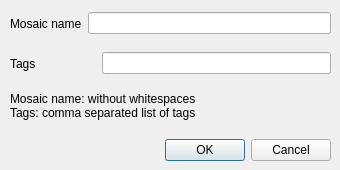
<?xml version="1.0" encoding="UTF-8"?>
<ui version="4.0">
 <class>createCatalogDialogBox</class>
 <widget class="QDialog" name="createCatalogDialogBox">
  <property name="geometry">
   <rect>
    <x>0</x>
    <y>0</y>
    <width>340</width>
    <height>170</height>
   </rect>
  </property>
  <property name="sizePolicy">
   <sizepolicy hsizetype="Fixed" vsizetype="Fixed">
    <horstretch>0</horstretch>
    <verstretch>0</verstretch>
   </sizepolicy>
  </property>
  <property name="minimumSize">
   <size>
    <width>340</width>
    <height>170</height>
   </size>
  </property>
  <property name="maximumSize">
   <size>
    <width>340</width>
    <height>170</height>
   </size>
  </property>
  <property name="windowTitle">
   <string>Create new mosaic</string>
  </property>
  <widget class="QDialogButtonBox" name="createCatalogDialogbuttonBox">
   <property name="geometry">
    <rect>
     <x>150</x>
     <y>130</y>
     <width>181</width>
     <height>41</height>
    </rect>
   </property>
   <property name="orientation">
    <enum>Qt::Horizontal</enum>
   </property>
   <property name="standardButtons">
    <set>QDialogButtonBox::Cancel|QDialogButtonBox::Ok</set>
   </property>
  </widget>
  <widget class="QWidget" name="layoutWidget">
   <property name="geometry">
    <rect>
     <x>10</x>
     <y>50</y>
     <width>321</width>
     <height>27</height>
    </rect>
   </property>
   <layout class="QHBoxLayout" name="horizontalLayout_2">
    <item>
     <widget class="QLabel" name="newCatalogTagsLabel1">
      <property name="text">
       <string>Tags                  </string>
      </property>
     </widget>
    </item>
    <item>
     <widget class="QLineEdit" name="newCatalogTagsEdit1"/>
    </item>
   </layout>
  </widget>
  <widget class="QLabel" name="createCatalogCommentLabel1">
   <property name="geometry">
    <rect>
     <x>10</x>
     <y>80</y>
     <width>321</width>
     <height>51</height>
    </rect>
   </property>
   <property name="text">
    <string>Mosaic name: without whitespaces 
Tags: comma separated list of tags</string>
   </property>
  </widget>
  <widget class="QWidget" name="layoutWidget">
   <property name="geometry">
    <rect>
     <x>10</x>
     <y>10</y>
     <width>321</width>
     <height>27</height>
    </rect>
   </property>
   <layout class="QHBoxLayout" name="horizontalLayout">
    <item>
     <widget class="QLabel" name="newCatalogNameLabel1">
      <property name="text">
       <string>Mosaic name</string>
      </property>
     </widget>
    </item>
    <item>
     <widget class="QLineEdit" name="newCatalogNameEdit1"/>
    </item>
   </layout>
  </widget>
 </widget>
 <resources/>
 <connections/>
</ui>
